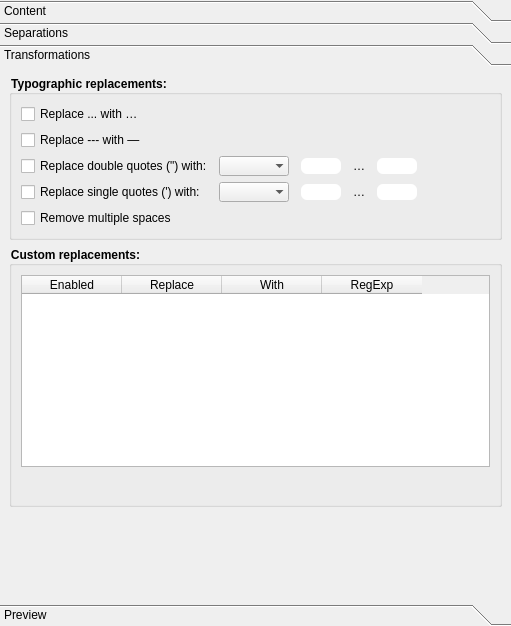
<?xml version="1.0" encoding="UTF-8"?>
<ui version="4.0">
 <class>exporterSettings</class>
 <widget class="QWidget" name="exporterSettings">
  <property name="geometry">
   <rect>
    <x>0</x>
    <y>0</y>
    <width>511</width>
    <height>626</height>
   </rect>
  </property>
  <property name="windowTitle">
   <string>Form</string>
  </property>
  <layout class="QVBoxLayout" name="verticalLayout_2">
   <property name="spacing">
    <number>10</number>
   </property>
   <property name="leftMargin">
    <number>0</number>
   </property>
   <property name="topMargin">
    <number>0</number>
   </property>
   <property name="rightMargin">
    <number>0</number>
   </property>
   <property name="bottomMargin">
    <number>0</number>
   </property>
   <item>
    <widget class="QToolBox" name="toolBox">
     <property name="currentIndex">
      <number>2</number>
     </property>
     <property name="tabSpacing">
      <number>0</number>
     </property>
     <widget class="QWidget" name="content">
      <property name="geometry">
       <rect>
        <x>0</x>
        <y>0</y>
        <width>349</width>
        <height>842</height>
       </rect>
      </property>
      <attribute name="label">
       <string>Content</string>
      </attribute>
      <layout class="QVBoxLayout" name="verticalLayout_5">
       <item>
        <widget class="QLabel" name="label">
         <property name="text">
          <string>Decide here what will be included in the final export.</string>
         </property>
        </widget>
       </item>
       <item>
        <widget class="QTableWidget" name="tblContent">
         <property name="sizePolicy">
          <sizepolicy hsizetype="Expanding" vsizetype="Fixed">
           <horstretch>0</horstretch>
           <verstretch>0</verstretch>
          </sizepolicy>
         </property>
         <property name="editTriggers">
          <set>QAbstractItemView::NoEditTriggers</set>
         </property>
         <property name="alternatingRowColors">
          <bool>true</bool>
         </property>
         <property name="selectionBehavior">
          <enum>QAbstractItemView::SelectRows</enum>
         </property>
         <attribute name="horizontalHeaderMinimumSectionSize">
          <number>75</number>
         </attribute>
         <attribute name="verticalHeaderVisible">
          <bool>false</bool>
         </attribute>
         <column>
          <property name="text">
           <string>Type</string>
          </property>
         </column>
         <column>
          <property name="text">
           <string>Title</string>
          </property>
         </column>
         <column>
          <property name="text">
           <string>Text</string>
          </property>
         </column>
        </widget>
       </item>
       <item>
        <layout class="QHBoxLayout" name="horizontalLayout_8">
         <item>
          <spacer name="horizontalSpacer_8">
           <property name="orientation">
            <enum>Qt::Horizontal</enum>
           </property>
           <property name="sizeHint" stdset="0">
            <size>
             <width>40</width>
             <height>20</height>
            </size>
           </property>
          </spacer>
         </item>
         <item>
          <widget class="QCheckBox" name="chkContentMore">
           <property name="text">
            <string>I need more granularity</string>
           </property>
          </widget>
         </item>
        </layout>
       </item>
       <item>
        <widget class="collapsibleGroupBox2" name="grpContentFilters">
         <property name="title">
          <string>Fi&amp;lters</string>
         </property>
         <property name="checkable">
          <bool>true</bool>
         </property>
         <layout class="QFormLayout" name="formLayout_2">
          <property name="rowWrapPolicy">
           <enum>QFormLayout::WrapLongRows</enum>
          </property>
          <property name="labelAlignment">
           <set>Qt::AlignLeading|Qt::AlignLeft|Qt::AlignVCenter</set>
          </property>
          <item row="0" column="0" colspan="2">
           <widget class="QLabel" name="label_2">
            <property name="text">
             <string>&lt;html&gt;&lt;head/&gt;&lt;body&gt;&lt;p&gt;Filters what items will be included in the final export.&lt;br/&gt;&lt;span style=&quot; color:#773333;&quot;&gt;(Not fully implemented yet.)&lt;/span&gt;&lt;/p&gt;&lt;/body&gt;&lt;/html&gt;</string>
            </property>
           </widget>
          </item>
          <item row="1" column="0" colspan="2">
           <widget class="QCheckBox" name="chkContentIgnoreCompile">
            <property name="text">
             <string>Ignore compile status (include all items)</string>
            </property>
           </widget>
          </item>
          <item row="2" column="0">
           <widget class="QCheckBox" name="chkContentParent">
            <property name="text">
             <string>Subitems of:</string>
            </property>
           </widget>
          </item>
          <item row="2" column="1">
           <widget class="QComboBox" name="cmbContentParent">
            <property name="frame">
             <bool>false</bool>
            </property>
           </widget>
          </item>
          <item row="3" column="0">
           <widget class="QCheckBox" name="chkContentLabels">
            <property name="text">
             <string>Labels</string>
            </property>
           </widget>
          </item>
          <item row="4" column="0">
           <widget class="QCheckBox" name="chkContentStatus">
            <property name="text">
             <string>Status</string>
            </property>
           </widget>
          </item>
          <item row="3" column="1">
           <widget class="QListWidget" name="lstContentLabels">
            <property name="sizePolicy">
             <sizepolicy hsizetype="Expanding" vsizetype="Preferred">
              <horstretch>0</horstretch>
              <verstretch>0</verstretch>
             </sizepolicy>
            </property>
           </widget>
          </item>
          <item row="4" column="1">
           <widget class="QListWidget" name="lstContentStatus">
            <property name="sizePolicy">
             <sizepolicy hsizetype="Expanding" vsizetype="Preferred">
              <horstretch>0</horstretch>
              <verstretch>0</verstretch>
             </sizepolicy>
            </property>
           </widget>
          </item>
         </layout>
        </widget>
       </item>
       <item>
        <spacer name="verticalSpacer_3">
         <property name="orientation">
          <enum>Qt::Vertical</enum>
         </property>
         <property name="sizeHint" stdset="0">
          <size>
           <width>20</width>
           <height>40</height>
          </size>
         </property>
        </spacer>
       </item>
      </layout>
     </widget>
     <widget class="QWidget" name="separations">
      <property name="geometry">
       <rect>
        <x>0</x>
        <y>0</y>
        <width>173</width>
        <height>336</height>
       </rect>
      </property>
      <attribute name="label">
       <string>Separations</string>
      </attribute>
      <layout class="QVBoxLayout" name="verticalLayout_8">
       <item>
        <widget class="QLabel" name="label_3">
         <property name="font">
          <font>
           <weight>75</weight>
           <bold>true</bold>
          </font>
         </property>
         <property name="text">
          <string>Between folders:</string>
         </property>
        </widget>
       </item>
       <item>
        <layout class="QHBoxLayout" name="horizontalLayout">
         <item>
          <spacer name="horizontalSpacer">
           <property name="orientation">
            <enum>Qt::Horizontal</enum>
           </property>
           <property name="sizeType">
            <enum>QSizePolicy::Preferred</enum>
           </property>
           <property name="sizeHint" stdset="0">
            <size>
             <width>20</width>
             <height>20</height>
            </size>
           </property>
          </spacer>
         </item>
         <item>
          <layout class="QVBoxLayout" name="verticalLayout">
           <item>
            <widget class="QPushButton" name="pushButton_4">
             <property name="enabled">
              <bool>true</bool>
             </property>
             <property name="minimumSize">
              <size>
               <width>16</width>
               <height>16</height>
              </size>
             </property>
             <property name="maximumSize">
              <size>
               <width>16</width>
               <height>16</height>
              </size>
             </property>
             <property name="text">
              <string/>
             </property>
             <property name="icon">
              <iconset theme="folder">
               <normaloff>.</normaloff>.</iconset>
             </property>
             <property name="flat">
              <bool>true</bool>
             </property>
            </widget>
           </item>
           <item>
            <widget class="Line" name="line">
             <property name="orientation">
              <enum>Qt::Horizontal</enum>
             </property>
            </widget>
           </item>
           <item>
            <widget class="QPushButton" name="pushButton">
             <property name="enabled">
              <bool>true</bool>
             </property>
             <property name="minimumSize">
              <size>
               <width>16</width>
               <height>16</height>
              </size>
             </property>
             <property name="maximumSize">
              <size>
               <width>16</width>
               <height>16</height>
              </size>
             </property>
             <property name="text">
              <string/>
             </property>
             <property name="icon">
              <iconset theme="folder">
               <normaloff>.</normaloff>.</iconset>
             </property>
             <property name="flat">
              <bool>true</bool>
             </property>
            </widget>
           </item>
          </layout>
         </item>
         <item>
          <widget class="QComboBox" name="cmbSepFF">
           <item>
            <property name="text">
             <string>Empty line</string>
            </property>
           </item>
           <item>
            <property name="text">
             <string>Custom</string>
            </property>
           </item>
          </widget>
         </item>
         <item>
          <widget class="QLineEdit" name="txtSepFF">
           <property name="enabled">
            <bool>false</bool>
           </property>
           <property name="text">
            <string notr="true">\n</string>
           </property>
          </widget>
         </item>
        </layout>
       </item>
       <item>
        <widget class="QLabel" name="label_4">
         <property name="font">
          <font>
           <weight>75</weight>
           <bold>true</bold>
          </font>
         </property>
         <property name="text">
          <string>Between texts:</string>
         </property>
        </widget>
       </item>
       <item>
        <layout class="QHBoxLayout" name="horizontalLayout_2">
         <item>
          <spacer name="horizontalSpacer_2">
           <property name="orientation">
            <enum>Qt::Horizontal</enum>
           </property>
           <property name="sizeType">
            <enum>QSizePolicy::Preferred</enum>
           </property>
           <property name="sizeHint" stdset="0">
            <size>
             <width>20</width>
             <height>20</height>
            </size>
           </property>
          </spacer>
         </item>
         <item>
          <layout class="QVBoxLayout" name="verticalLayout_3">
           <item>
            <widget class="QPushButton" name="pushButton_5">
             <property name="enabled">
              <bool>true</bool>
             </property>
             <property name="minimumSize">
              <size>
               <width>16</width>
               <height>16</height>
              </size>
             </property>
             <property name="maximumSize">
              <size>
               <width>16</width>
               <height>16</height>
              </size>
             </property>
             <property name="text">
              <string/>
             </property>
             <property name="icon">
              <iconset theme="text-x-generic">
               <normaloff>.</normaloff>.</iconset>
             </property>
             <property name="flat">
              <bool>true</bool>
             </property>
            </widget>
           </item>
           <item>
            <widget class="Line" name="line_2">
             <property name="orientation">
              <enum>Qt::Horizontal</enum>
             </property>
            </widget>
           </item>
           <item>
            <widget class="QPushButton" name="pushButton_6">
             <property name="enabled">
              <bool>true</bool>
             </property>
             <property name="minimumSize">
              <size>
               <width>16</width>
               <height>16</height>
              </size>
             </property>
             <property name="maximumSize">
              <size>
               <width>16</width>
               <height>16</height>
              </size>
             </property>
             <property name="text">
              <string/>
             </property>
             <property name="icon">
              <iconset theme="text-x-generic">
               <normaloff>.</normaloff>.</iconset>
             </property>
             <property name="flat">
              <bool>true</bool>
             </property>
            </widget>
           </item>
          </layout>
         </item>
         <item>
          <widget class="QComboBox" name="cmbSepTT">
           <item>
            <property name="text">
             <string>Empty line</string>
            </property>
           </item>
           <item>
            <property name="text">
             <string>Custom</string>
            </property>
           </item>
          </widget>
         </item>
         <item>
          <widget class="QLineEdit" name="txtSepTT">
           <property name="enabled">
            <bool>false</bool>
           </property>
           <property name="text">
            <string notr="true">\n</string>
           </property>
          </widget>
         </item>
        </layout>
       </item>
       <item>
        <widget class="QLabel" name="label_6">
         <property name="font">
          <font>
           <weight>75</weight>
           <bold>true</bold>
          </font>
         </property>
         <property name="text">
          <string>Between folder and text:</string>
         </property>
        </widget>
       </item>
       <item>
        <layout class="QHBoxLayout" name="horizontalLayout_3">
         <item>
          <spacer name="horizontalSpacer_3">
           <property name="orientation">
            <enum>Qt::Horizontal</enum>
           </property>
           <property name="sizeType">
            <enum>QSizePolicy::Preferred</enum>
           </property>
           <property name="sizeHint" stdset="0">
            <size>
             <width>20</width>
             <height>20</height>
            </size>
           </property>
          </spacer>
         </item>
         <item>
          <layout class="QVBoxLayout" name="verticalLayout_4">
           <item>
            <widget class="QPushButton" name="pushButton_7">
             <property name="enabled">
              <bool>true</bool>
             </property>
             <property name="minimumSize">
              <size>
               <width>16</width>
               <height>16</height>
              </size>
             </property>
             <property name="maximumSize">
              <size>
               <width>16</width>
               <height>16</height>
              </size>
             </property>
             <property name="text">
              <string/>
             </property>
             <property name="icon">
              <iconset theme="folder">
               <normaloff>.</normaloff>.</iconset>
             </property>
             <property name="flat">
              <bool>true</bool>
             </property>
            </widget>
           </item>
           <item>
            <widget class="Line" name="line_3">
             <property name="orientation">
              <enum>Qt::Horizontal</enum>
             </property>
            </widget>
           </item>
           <item>
            <widget class="QPushButton" name="pushButton_8">
             <property name="enabled">
              <bool>true</bool>
             </property>
             <property name="minimumSize">
              <size>
               <width>16</width>
               <height>16</height>
              </size>
             </property>
             <property name="maximumSize">
              <size>
               <width>16</width>
               <height>16</height>
              </size>
             </property>
             <property name="text">
              <string/>
             </property>
             <property name="icon">
              <iconset theme="text-x-generic">
               <normaloff>.</normaloff>.</iconset>
             </property>
             <property name="flat">
              <bool>true</bool>
             </property>
            </widget>
           </item>
          </layout>
         </item>
         <item>
          <widget class="QComboBox" name="cmbSepFT">
           <item>
            <property name="text">
             <string>Empty line</string>
            </property>
           </item>
           <item>
            <property name="text">
             <string>Custom</string>
            </property>
           </item>
          </widget>
         </item>
         <item>
          <widget class="QLineEdit" name="txtSepFT">
           <property name="enabled">
            <bool>false</bool>
           </property>
           <property name="text">
            <string notr="true">\n</string>
           </property>
          </widget>
         </item>
        </layout>
       </item>
       <item>
        <widget class="QLabel" name="label_5">
         <property name="font">
          <font>
           <weight>75</weight>
           <bold>true</bold>
          </font>
         </property>
         <property name="text">
          <string>Between text and folder:</string>
         </property>
        </widget>
       </item>
       <item>
        <layout class="QHBoxLayout" name="horizontalLayout_4">
         <item>
          <spacer name="horizontalSpacer_4">
           <property name="orientation">
            <enum>Qt::Horizontal</enum>
           </property>
           <property name="sizeType">
            <enum>QSizePolicy::Preferred</enum>
           </property>
           <property name="sizeHint" stdset="0">
            <size>
             <width>20</width>
             <height>20</height>
            </size>
           </property>
          </spacer>
         </item>
         <item>
          <layout class="QVBoxLayout" name="verticalLayout_7">
           <item>
            <widget class="QPushButton" name="pushButton_9">
             <property name="enabled">
              <bool>true</bool>
             </property>
             <property name="minimumSize">
              <size>
               <width>16</width>
               <height>16</height>
              </size>
             </property>
             <property name="maximumSize">
              <size>
               <width>16</width>
               <height>16</height>
              </size>
             </property>
             <property name="text">
              <string/>
             </property>
             <property name="icon">
              <iconset theme="text-x-generic">
               <normaloff>.</normaloff>.</iconset>
             </property>
             <property name="flat">
              <bool>true</bool>
             </property>
            </widget>
           </item>
           <item>
            <widget class="Line" name="line_4">
             <property name="orientation">
              <enum>Qt::Horizontal</enum>
             </property>
            </widget>
           </item>
           <item>
            <widget class="QPushButton" name="pushButton_10">
             <property name="enabled">
              <bool>true</bool>
             </property>
             <property name="minimumSize">
              <size>
               <width>16</width>
               <height>16</height>
              </size>
             </property>
             <property name="maximumSize">
              <size>
               <width>16</width>
               <height>16</height>
              </size>
             </property>
             <property name="text">
              <string/>
             </property>
             <property name="icon">
              <iconset theme="folder">
               <normaloff>.</normaloff>.</iconset>
             </property>
             <property name="flat">
              <bool>true</bool>
             </property>
            </widget>
           </item>
          </layout>
         </item>
         <item>
          <widget class="QComboBox" name="cmbSepTF">
           <item>
            <property name="text">
             <string>Empty line</string>
            </property>
           </item>
           <item>
            <property name="text">
             <string>Custom</string>
            </property>
           </item>
          </widget>
         </item>
         <item>
          <widget class="QLineEdit" name="txtSepTF">
           <property name="enabled">
            <bool>false</bool>
           </property>
           <property name="text">
            <string notr="true">\n</string>
           </property>
          </widget>
         </item>
        </layout>
       </item>
       <item>
        <spacer name="verticalSpacer">
         <property name="orientation">
          <enum>Qt::Vertical</enum>
         </property>
         <property name="sizeHint" stdset="0">
          <size>
           <width>20</width>
           <height>40</height>
          </size>
         </property>
        </spacer>
       </item>
      </layout>
     </widget>
     <widget class="QWidget" name="transformations">
      <property name="geometry">
       <rect>
        <x>0</x>
        <y>0</y>
        <width>511</width>
        <height>522</height>
       </rect>
      </property>
      <property name="styleSheet">
       <string notr="true">QGroupBox{font-weight:bold;}</string>
      </property>
      <attribute name="label">
       <string>Transformations</string>
      </attribute>
      <layout class="QVBoxLayout" name="verticalLayout_6">
       <item>
        <widget class="collapsibleGroupBox2" name="grpTransTypo">
         <property name="styleSheet">
          <string notr="true"/>
         </property>
         <property name="title">
          <string>Typographic replacements:</string>
         </property>
         <layout class="QFormLayout" name="formLayout">
          <property name="fieldGrowthPolicy">
           <enum>QFormLayout::FieldsStayAtSizeHint</enum>
          </property>
          <property name="rowWrapPolicy">
           <enum>QFormLayout::WrapLongRows</enum>
          </property>
          <property name="labelAlignment">
           <set>Qt::AlignLeading|Qt::AlignLeft|Qt::AlignVCenter</set>
          </property>
          <item row="0" column="0">
           <widget class="QCheckBox" name="chkTransEllipse">
            <property name="text">
             <string>Replace ... with …</string>
            </property>
           </widget>
          </item>
          <item row="1" column="0">
           <widget class="QCheckBox" name="chkTransDash">
            <property name="text">
             <string>Replace --- with —</string>
            </property>
           </widget>
          </item>
          <item row="2" column="0">
           <widget class="QCheckBox" name="chkTransDoubleQuotes">
            <property name="text">
             <string>Replace double quotes (&quot;) with:</string>
            </property>
           </widget>
          </item>
          <item row="2" column="1">
           <layout class="QHBoxLayout" name="horizontalLayout_5">
            <property name="spacing">
             <number>12</number>
            </property>
            <item>
             <widget class="QComboBox" name="cmbTransDoubleQuotes">
              <property name="frame">
               <bool>false</bool>
              </property>
             </widget>
            </item>
            <item>
             <widget class="QLineEdit" name="txtTransDoubleQuotesA">
              <property name="sizePolicy">
               <sizepolicy hsizetype="Fixed" vsizetype="Fixed">
                <horstretch>0</horstretch>
                <verstretch>0</verstretch>
               </sizepolicy>
              </property>
              <property name="minimumSize">
               <size>
                <width>40</width>
                <height>0</height>
               </size>
              </property>
              <property name="maximumSize">
               <size>
                <width>40</width>
                <height>16777215</height>
               </size>
              </property>
              <property name="styleSheet">
               <string notr="true">border-radius: 6px;</string>
              </property>
              <property name="text">
               <string notr="true"/>
              </property>
              <property name="frame">
               <bool>false</bool>
              </property>
              <property name="alignment">
               <set>Qt::AlignCenter</set>
              </property>
             </widget>
            </item>
            <item>
             <widget class="QLabel" name="lblTransDoubleQuotes">
              <property name="text">
               <string notr="true">…</string>
              </property>
             </widget>
            </item>
            <item>
             <widget class="QLineEdit" name="txtTransDoubleQuotesB">
              <property name="sizePolicy">
               <sizepolicy hsizetype="Fixed" vsizetype="Fixed">
                <horstretch>0</horstretch>
                <verstretch>0</verstretch>
               </sizepolicy>
              </property>
              <property name="minimumSize">
               <size>
                <width>40</width>
                <height>0</height>
               </size>
              </property>
              <property name="maximumSize">
               <size>
                <width>40</width>
                <height>16777215</height>
               </size>
              </property>
              <property name="styleSheet">
               <string notr="true">border-radius: 6px;</string>
              </property>
              <property name="text">
               <string notr="true"/>
              </property>
              <property name="frame">
               <bool>false</bool>
              </property>
              <property name="alignment">
               <set>Qt::AlignCenter</set>
              </property>
             </widget>
            </item>
            <item>
             <spacer name="horizontalSpacer_5">
              <property name="orientation">
               <enum>Qt::Horizontal</enum>
              </property>
              <property name="sizeHint" stdset="0">
               <size>
                <width>40</width>
                <height>20</height>
               </size>
              </property>
             </spacer>
            </item>
           </layout>
          </item>
          <item row="3" column="0">
           <widget class="QCheckBox" name="chkTransSingleQuote">
            <property name="text">
             <string>Replace single quotes (') with:</string>
            </property>
           </widget>
          </item>
          <item row="3" column="1">
           <layout class="QHBoxLayout" name="horizontalLayout_6">
            <property name="spacing">
             <number>12</number>
            </property>
            <item>
             <widget class="QComboBox" name="cmbTransSingleQuote">
              <property name="frame">
               <bool>false</bool>
              </property>
             </widget>
            </item>
            <item>
             <widget class="QLineEdit" name="txtTransSingleQuoteA">
              <property name="sizePolicy">
               <sizepolicy hsizetype="Fixed" vsizetype="Fixed">
                <horstretch>0</horstretch>
                <verstretch>0</verstretch>
               </sizepolicy>
              </property>
              <property name="minimumSize">
               <size>
                <width>40</width>
                <height>0</height>
               </size>
              </property>
              <property name="maximumSize">
               <size>
                <width>40</width>
                <height>16777215</height>
               </size>
              </property>
              <property name="styleSheet">
               <string notr="true">border-radius: 6px;</string>
              </property>
              <property name="text">
               <string notr="true"/>
              </property>
              <property name="frame">
               <bool>false</bool>
              </property>
              <property name="alignment">
               <set>Qt::AlignCenter</set>
              </property>
             </widget>
            </item>
            <item>
             <widget class="QLabel" name="lblTransSingleQuote">
              <property name="text">
               <string notr="true">…</string>
              </property>
             </widget>
            </item>
            <item>
             <widget class="QLineEdit" name="txtTransSingleQuoteB">
              <property name="sizePolicy">
               <sizepolicy hsizetype="Fixed" vsizetype="Fixed">
                <horstretch>0</horstretch>
                <verstretch>0</verstretch>
               </sizepolicy>
              </property>
              <property name="minimumSize">
               <size>
                <width>40</width>
                <height>0</height>
               </size>
              </property>
              <property name="maximumSize">
               <size>
                <width>40</width>
                <height>16777215</height>
               </size>
              </property>
              <property name="styleSheet">
               <string notr="true">border-radius: 6px;</string>
              </property>
              <property name="text">
               <string notr="true"/>
              </property>
              <property name="frame">
               <bool>false</bool>
              </property>
              <property name="alignment">
               <set>Qt::AlignCenter</set>
              </property>
             </widget>
            </item>
            <item>
             <spacer name="horizontalSpacer_6">
              <property name="orientation">
               <enum>Qt::Horizontal</enum>
              </property>
              <property name="sizeHint" stdset="0">
               <size>
                <width>40</width>
                <height>20</height>
               </size>
              </property>
             </spacer>
            </item>
           </layout>
          </item>
          <item row="4" column="0">
           <widget class="QCheckBox" name="chkTransSpaces">
            <property name="text">
             <string>Remove multiple spaces</string>
            </property>
           </widget>
          </item>
         </layout>
        </widget>
       </item>
       <item>
        <widget class="collapsibleGroupBox2" name="grpTransCustom">
         <property name="title">
          <string>Custom replacements:</string>
         </property>
         <layout class="QVBoxLayout" name="verticalLayout_9">
          <item>
           <widget class="QTableWidget" name="tblReplacements">
            <property name="sizePolicy">
             <sizepolicy hsizetype="Expanding" vsizetype="Preferred">
              <horstretch>0</horstretch>
              <verstretch>0</verstretch>
             </sizepolicy>
            </property>
            <property name="alternatingRowColors">
             <bool>true</bool>
            </property>
            <property name="selectionBehavior">
             <enum>QAbstractItemView::SelectRows</enum>
            </property>
            <column>
             <property name="text">
              <string>Enabled</string>
             </property>
            </column>
            <column>
             <property name="text">
              <string>Replace</string>
             </property>
            </column>
            <column>
             <property name="text">
              <string>With</string>
             </property>
            </column>
            <column>
             <property name="text">
              <string>RegExp</string>
             </property>
             <property name="whatsThis">
              <string>If checked, uses regular expression for replacement. If unchecked, replaced as plain text.</string>
             </property>
            </column>
           </widget>
          </item>
          <item>
           <layout class="QHBoxLayout" name="horizontalLayout_7">
            <property name="spacing">
             <number>0</number>
            </property>
            <item>
             <spacer name="horizontalSpacer_7">
              <property name="orientation">
               <enum>Qt::Horizontal</enum>
              </property>
              <property name="sizeHint" stdset="0">
               <size>
                <width>40</width>
                <height>20</height>
               </size>
              </property>
             </spacer>
            </item>
            <item>
             <widget class="QPushButton" name="btnTransAdd">
              <property name="text">
               <string/>
              </property>
              <property name="icon">
               <iconset theme="list-add">
                <normaloff>.</normaloff>.</iconset>
              </property>
              <property name="flat">
               <bool>true</bool>
              </property>
             </widget>
            </item>
            <item>
             <widget class="QPushButton" name="btnTransRemove">
              <property name="text">
               <string/>
              </property>
              <property name="icon">
               <iconset theme="list-remove">
                <normaloff>.</normaloff>.</iconset>
              </property>
              <property name="flat">
               <bool>true</bool>
              </property>
             </widget>
            </item>
           </layout>
          </item>
         </layout>
        </widget>
       </item>
       <item>
        <spacer name="verticalSpacer_2">
         <property name="orientation">
          <enum>Qt::Vertical</enum>
         </property>
         <property name="sizeHint" stdset="0">
          <size>
           <width>20</width>
           <height>40</height>
          </size>
         </property>
        </spacer>
       </item>
      </layout>
     </widget>
     <widget class="QWidget" name="preview">
      <property name="geometry">
       <rect>
        <x>0</x>
        <y>0</y>
        <width>369</width>
        <height>130</height>
       </rect>
      </property>
      <property name="styleSheet">
       <string notr="true">QGroupBox{font-weight:bold;}</string>
      </property>
      <attribute name="label">
       <string>Preview</string>
      </attribute>
      <layout class="QVBoxLayout" name="verticalLayout_11">
       <item>
        <widget class="QGroupBox" name="groupBox">
         <property name="title">
          <string>Font</string>
         </property>
         <layout class="QFormLayout" name="formLayout_3">
          <item row="0" column="0">
           <widget class="QLabel" name="label_7">
            <property name="text">
             <string>Font:</string>
            </property>
           </widget>
          </item>
          <item row="0" column="1">
           <widget class="QFontComboBox" name="cmbPreviewFont"/>
          </item>
          <item row="1" column="0">
           <widget class="QLabel" name="label_8">
            <property name="text">
             <string>Font size:</string>
            </property>
           </widget>
          </item>
          <item row="1" column="1">
           <widget class="QSpinBox" name="spnPreviewSize"/>
          </item>
         </layout>
        </widget>
       </item>
       <item>
        <spacer name="verticalSpacer_4">
         <property name="orientation">
          <enum>Qt::Vertical</enum>
         </property>
         <property name="sizeHint" stdset="0">
          <size>
           <width>20</width>
           <height>40</height>
          </size>
         </property>
        </spacer>
       </item>
      </layout>
     </widget>
    </widget>
   </item>
  </layout>
 </widget>
 <customwidgets>
  <customwidget>
   <class>collapsibleGroupBox2</class>
   <extends>QGroupBox</extends>
   <header>moduskript.ui.collapsibleGroupBox2.h</header>
   <container>1</container>
  </customwidget>
 </customwidgets>
 <resources/>
 <connections/>
</ui>
